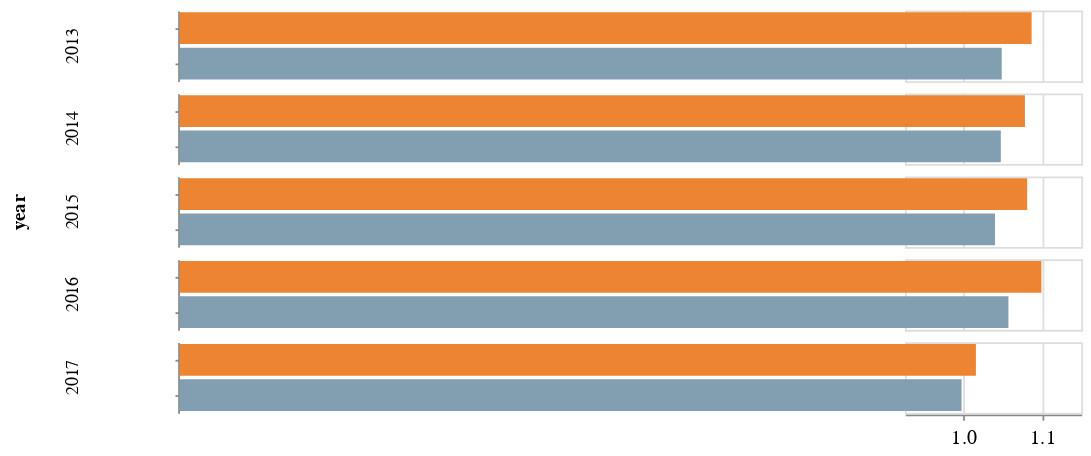

Notebook cell for this chart:
### Markdown cell above
## Adding Risk Adjustment

In one of the steps above, we calculated with average HCC Risk scores of earners and the non-earners. THis next cell will add that to the chart.

### Code cell
risk_scores = alt.Chart(data_to_chart,
                    width=100).mark_bar().encode(
    x=alt.X('ACO_WGHT_HCC_AVG:Q',axis=alt.Axis(title='')
           ,scale=alt.Scale(domain=(.925,1.15))),
    row='year:O',
    y=alt.Y('Earning:N', axis=alt.Axis(title='', labels=False)),
    color=alt.Color('Earning:N', legend=None)
)

risk_scores

### Figure 1 — Vega-Lite specification as saved in the notebook (floating-point values rounded to 4 significant figures)
{"$schema": "https://vega.github.io/schema/vega-lite/v2.6.0.json", "config": {"arc": {"fill": "#82c6df"}, "area": {"fill": "#82c6df"}, "axis": {"labelFont": "Arial", "labelFontSize": 11.5, "labelFontWeight": "normal", "titleFont": "Benton Gothic Bold, sans-serif", "titleFontSize": 13, "titleFontWeight": "normal"}, "axisX": {"labelPadding": 4, "tickSize": 3}, "axisY": {"labelBaseline": "middle", "maxExtent": 45, "minExtent": 45, "tickSize": 2}, "background": "#ffffff", "facet": {"spacing": 5}, "legend": {"labelFont": "Arial", "labelFontSize": 11.5, "titleFont": "Benton Gothic Bold, sans-serif", "titleFontSize": 13, "titleFontWeight": "normal"}, "line": {"stroke": "#82c6df", "strokeWidth": 2}, "path": {"stroke": "#82c6df"}, "range": {"category": ["#ec8431", "#829eb1", "#c89d29", "#3580b1", "#adc839", "#ab7fb4"], "diverging": ["#e68a4f", "#f4bb6a", "#f9e39c", "#dadfe2", "#a6b7c6", "#849eae"], "heatmap": ["#fbf2c7", "#f9e39c", "#f8d36e", "#f4bb6a", "#e68a4f", "#d15a40", "#ab4232"], "ordinal": ["#fbf2c7", "#f9e39c", "#f8d36e", "#f4bb6a", "#e68a4f", "#d15a40", "#ab4232"], "ramp": ["#fbf2c7", "#f9e39c", "#f8d36e", "#f4bb6a", "#e68a4f", "#d15a40", "#ab4232"]}, "rect": {"fill": "#82c6df"}, "shape": {"stroke": "#82c6df"}, "symbol": {"fill": "#82c6df", "size": 30}, "title": {"anchor": "start", "font": "Benton Gothic Bold, sans-serif", "fontColor": "#000000", "fontSize": 22, "fontWeight": "normal"}}, "data": {"name": "data-f61b381f50b389f2b6021592f26405bb"}, "datasets": {"data-f61b381f50b389f2b6021592f26405bb": [{"ACO_Name": 52, "ACO_WGHT_HCC_AVG": 1.087, "Earning": "Earned", "members": 886810, "year": 2013}, {"ACO_Name": 168, "ACO_WGHT_HCC_AVG": 1.048, "Earning": "No Earnings", "members": 2788453, "year": 2013}, {"ACO_Name": 86, "ACO_WGHT_HCC_AVG": 1.078, "Earning": "Earned", "members": 1354279, "year": 2014}, {"ACO_Name": 247, "ACO_WGHT_HCC_AVG": 1.047, "Earning": "No Earnings", "members": 3975552, "year": 2014}, {"ACO_Name": 119, "ACO_WGHT_HCC_AVG": 1.081, "Earning": "Earned", "members": 2074841, "year": 2015}, {"ACO_Name": 273, "ACO_WGHT_HCC_AVG": 1.04, "Earning": "No Earnings", "members": 5195392, "year": 2015}, {"ACO_Name": 134, "ACO_WGHT_HCC_AVG": 1.099, "Earning": "Earned", "members": 2169026, "year": 2016}, {"ACO_Name": 298, "ACO_WGHT_HCC_AVG": 1.057, "Earning": "No Earnings", "members": 5715032, "year": 2016}, {"ACO_Name": 159, "ACO_WGHT_HCC_AVG": 1.016, "Earning": "Earned", "members": 2963991, "year": 2017}, {"ACO_Name": 313, "ACO_WGHT_HCC_AVG": 0.9972, "Earning": "No Earnings", "members": 6028895, "year": 2017}]}, "encoding": {"color": {"field": "Earning", "legend": null, "type": "nominal"}, "row": {"field": "year", "type": "ordinal"}, "x": {"axis": {"title": ""}, "field": "ACO_WGHT_HCC_AVG", "scale": {"domain": [0.925, 1.15]}, "type": "quantitative"}, "y": {"axis": {"labels": false, "title": ""}, "field": "Earning", "type": "nominal"}}, "mark": "bar", "width": 100}
